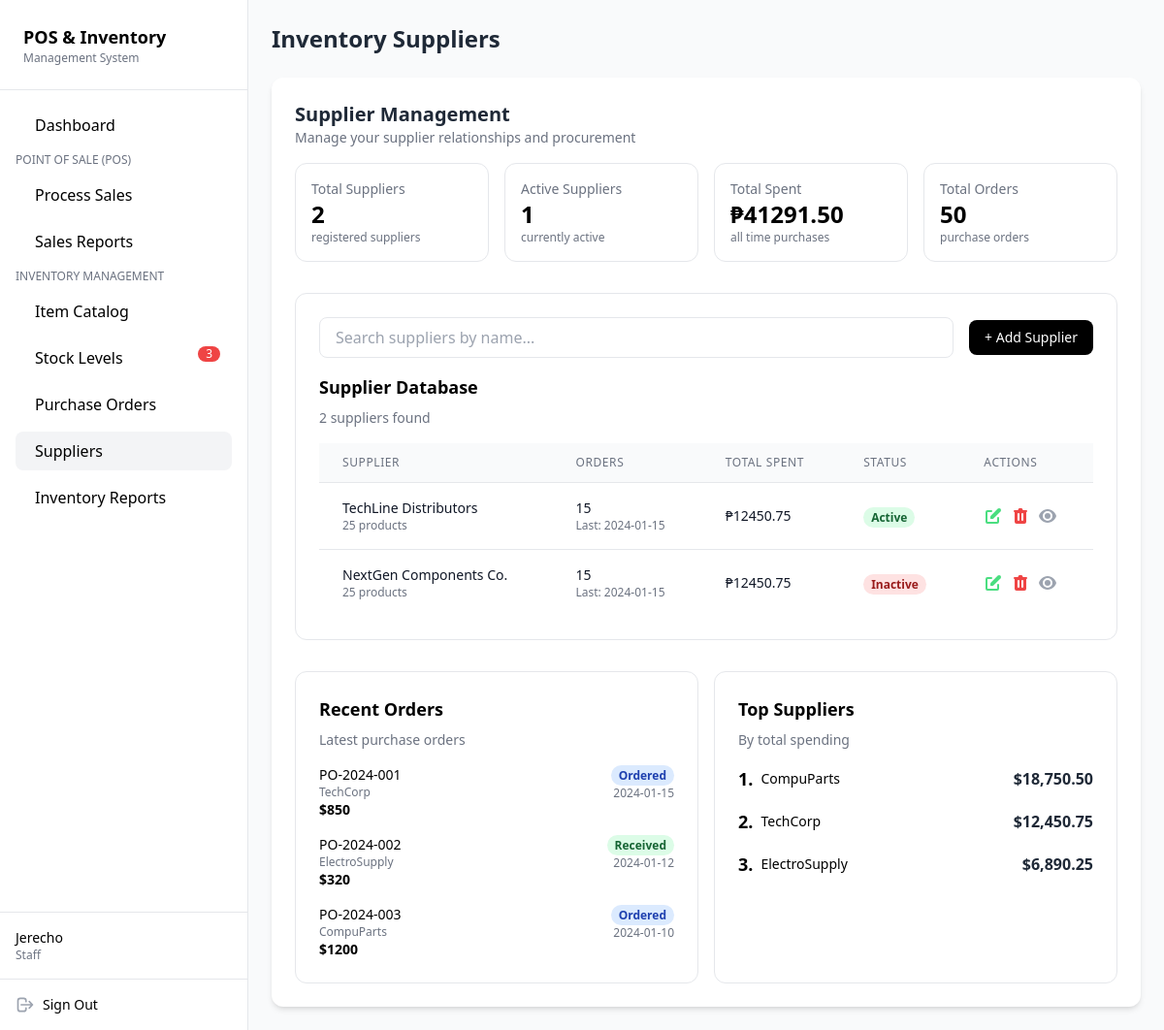
The app's page /suppliers.php (signed in), older data.
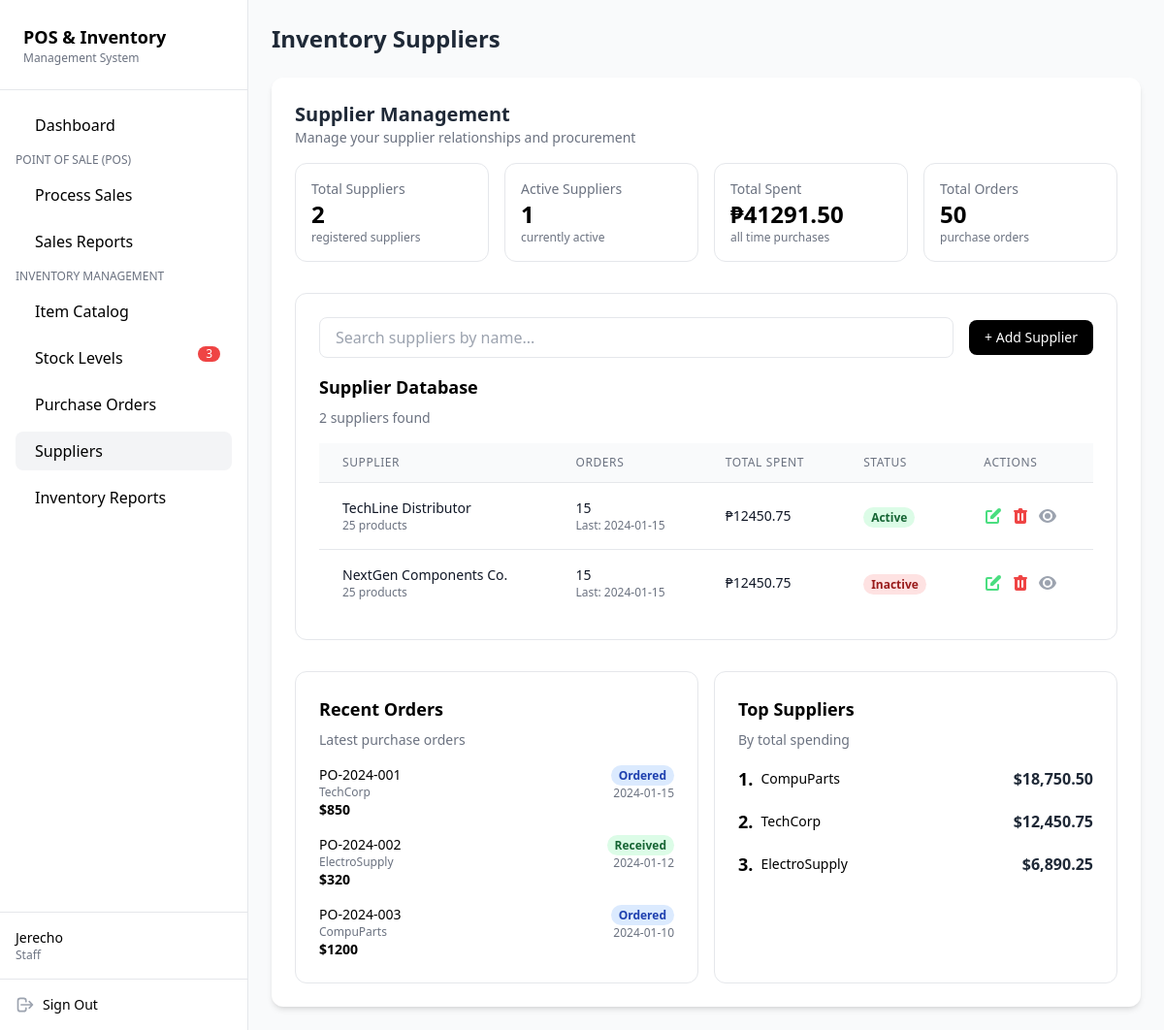
The same page, newer data.
### tables this page shows
CREATE TABLE `suppliers` (
  `supplier_id` int(11) NOT NULL,
  `supplier_name` varchar(100) NOT NULL,
  `contact_number` varchar(20) DEFAULT NULL,
  `email` varchar(100) DEFAULT NULL,
  `status` tinyint(1) DEFAULT 1
);

### database/database.php (called while the page is built, shortened)
<?php
class Database
{
    private $serverName = ("mysql:host=localhost;dbname=computer_store");
    private $userName = ("root");
    private $userPass = ("");
    private $fetchDefault = array(PDO::ATTR_DEFAULT_FETCH_MODE => PDO::FETCH_ASSOC);
    public function conn()
    {
        try {
            $this->conn = new PDO($this->serverName, $this->userName, $this->userPass, $this->fetchDefault);
            return $this->conn;
        } catch (PDOException $e) {
            echo "Error : " . $e->getMessage();
            exit;
        }
    }
    public function select_suppliers()
    {
        $sql = $this->conn()->prepare("SELECT * FROM suppliers");
        $sql->execute();
        $suppliers = $sql->fetchAll();
        return $suppliers;
    }
}
$database = new Database();

### suppliers.php (the view, shortened to what this page needs)
<?php
include "database/database.php";
$database->login_session();
$database->create_supplier();
$database->update_supplier();
$database->delete_supplier();
$suppliers = $database->select_suppliers();
?>
<!DOCTYPE html>
<html lang="en">
<head>
  <script src="https://cdn.tailwindcss.com"></script>
</head>
<body class="bg-gray-50 flex">
  <aside class="sticky top-0 w-64 h-screen bg-white border-r flex flex-col">
    <div class="p-6 border-b">
      <h1 class="text-lg font-bold">POS & Inventory</h1>
      <p class="text-xs text-gray-500">Management System</p>
    </div>
    <nav class="flex-1 p-4 space-y-2">
      <a href="dashboard.php" class="flex items-center px-3 py-2 rounded-lg hover:bg-gray-100">
        <span class="ml-2">Dashboard</span>
      </a>
      <p class="text-xs uppercase text-gray-500 mt-4 mb-2">Point of Sale (POS)</p>
      <a href="process_sales.php" class="flex items-center px-3 py-2 rounded-lg hover:bg-gray-100">
        <span class="ml-2">Process Sales</span>
      </a>
      <a href="sales_report.php" class="flex items-center px-3 py-2 rounded-lg hover:bg-gray-100">
        <span class="ml-2">Sales Reports</span>
      </a>
      <p class="text-xs uppercase text-gray-500 mt-4 mb-2">Inventory Management</p>
      <a href="item_catalog.php" class="flex items-center px-3 py-2 rounded-lg hover:bg-gray-100">
        <span class="ml-2">Item Catalog</span>
      </a>
      <a href="stock_levels.php" class="flex items-center px-3 py-2 rounded-lg hover:bg-gray-100 relative">
        <span class="ml-2">Stock Levels</span>
        <span class="absolute right-3 top-2 text-xs bg-red-500 text-white rounded-full px-2">3</span>
      </a>
      <a href="purchase_orders.php" class="flex items-center px-3 py-2 rounded-lg hover:bg-gray-100">
        <span class="ml-2">Purchase Orders</span>
      </a>
      <a href="suppliers.php" class="flex items-center px-3 py-2 rounded-lg bg-gray-100 font-medium">
        <span class="ml-2">Suppliers</span>
      </a>
      <a href="inventory_reports.php" class="flex items-center px-3 py-2 rounded-lg hover:bg-gray-100">
        <span class="ml-2">Inventory Reports</span>
      </a>
    </nav>
    <div class="p-4 border-t">
      <?php
      $role = ucfirst($_SESSION['user-role']);
      $username = $_SESSION['login-success'];
      echo "
        <p class='text-sm font-medium'>{$username}</p>
        <p class='text-xs text-gray-500'>{$role}</p>
      ";
      ?>
    </div>
    <div class="p-4 border-t flex items-center justify-between">
      <div class="flex items-center space-x-2">
        <svg xmlns="http://www.w3.org/2000/svg" class="h-5 w-5 text-gray-400" fill="none" viewBox="0 0 24 24"
          stroke="currentColor">
          <path stroke-linecap="round" stroke-linejoin="round" stroke-width="2"
            d="M17 16l4-4m0 0l-4-4m4 4H7m6 4v1a3 3 0 01-3 3H6a3 3 0 01-3-3V7a3 3 0 013-3h4a3 3 0 013 3v1" />
        </svg>
        <a href="logout.php" class="text-sm font-medium">Sign Out</a>
      </div>
    </div>
  </aside>
  <main class="flex-1 p-6">
    <header class="mb-6">
      <h2 class="text-2xl font-bold text-gray-800">Inventory Suppliers</h2>
    </header>
    <section class="bg-white rounded-xl shadow-md p-6">
      <div class="flex items-center justify-between mb-4">
        <div>
          <h3 class="text-xl font-bold text-gray-800">Supplier Management</h3>
          <p class="text-sm text-gray-500">Manage your supplier relationships and procurement</p>
        </div>
      </div>
      <div class="grid grid-cols-1 sm:grid-cols-2 lg:grid-cols-4 gap-4 mb-8">
        <div class="bg-white border rounded-xl p-4 flex items-center justify-between">
          <div>
            <p class="text-sm text-gray-500">Total Suppliers</p>
            <h4 class="text-2xl font-bold"><?php echo count($suppliers) ?></h4>
            <p class="text-xs text-gray-500">registered suppliers</p>
          </div>
        </div>
        <div class="bg-white border rounded-xl p-4 flex items-center justify-between">
          <div>
            <?php
            $active_count = 0;
            foreach ($suppliers as $supplier) {
              if ($supplier['status'] == 1) {
                $active_count++;
              }
            }
            ?>
            <p class="text-sm text-gray-500">Active Suppliers</p>
            <h4 class="text-2xl font-bold"><?php echo $active_count; ?></h4>
            <p class="text-xs text-gray-500">currently active</p>
          </div>
        </div>
        <div class="bg-white border rounded-xl p-4 flex items-center justify-between">
          <div>
            <p class="text-sm text-gray-500">Total Spent</p>
            <h4 class="text-2xl font-bold">₱41291.50</h4>
            <p class="text-xs text-gray-500">all time purchases</p>
          </div>
        </div>
        <div class="bg-white border rounded-xl p-4 flex items-center justify-between">
          <div>
            <p class="text-sm text-gray-500">Total Orders</p>
            <h4 class="text-2xl font-bold">50</h4>
            <p class="text-xs text-gray-500">purchase orders</p>
          </div>
        </div>
      </div>
      <div class="grid grid-cols-1 gap-4">
        <div class="bg-white border rounded-xl p-6">
          <div class="flex items-center justify-between mb-4">
            <div class="flex items-center space-x-4 flex-grow">
              <input type="text" id="searchInput" placeholder="Search suppliers by name..."
                class="flex-1 px-4 py-2 border rounded-lg focus:outline-none">
            </div>
            <button id="openAddSupplierModal"
              class="px-4 py-2 text-sm bg-black text-white rounded-lg hover:bg-gray-800 ml-4">
              + Add Supplier
            </button>
          </div>
          <h4 class="text-lg font-semibold mb-2">Supplier Database</h4>
          <p class="text-sm text-gray-500 mb-4"><?= count($suppliers) ?> suppliers found</p>
          <div class="overflow-x-auto">
            <table class="min-w-full divide-y divide-gray-200">
              <thead class="bg-gray-50">
                <tr>
                  <th scope="col"
                    class="px-6 py-3 text-left text-xs font-medium text-gray-500 uppercase tracking-wider">Supplier</th>
                  <th scope="col"
                    class="px-6 py-3 text-left text-xs font-medium text-gray-500 uppercase tracking-wider">Orders</th>
                  <th scope="col"
                    class="px-6 py-3 text-left text-xs font-medium text-gray-500 uppercase tracking-wider">Total Spent
                  </th>
                  <th scope="col"
                    class="px-6 py-3 text-left text-xs font-medium text-gray-500 uppercase tracking-wider">Status</th>
                  <th scope="col"
                    class="px-6 py-3 text-left text-xs font-medium text-gray-500 uppercase tracking-wider">Actions</th>
                </tr>
              </thead>
              <tbody class="bg-white divide-y divide-gray-200">
                <?php foreach ($suppliers as $sp): ?>
                  <tr>
                    <td class="px-6 py-4 whitespace-nowrap">
                      <p class="text-sm font-medium text-gray-900"><?php echo $sp['supplier_name']; ?></p>
                      <p class="text-xs text-gray-500">25 products</p>
                    </td>
                    <td class="px-6 py-4 whitespace-nowrap text-sm text-gray-500">
                      <p class="text-gray-900 font-medium">15</p>
                      <p class="text-xs">Last: 2024-01-15</p>
                    </td>
                    <td class="px-6 py-4 whitespace-nowrap text-sm text-gray-500">
                      <p class="text-gray-900 font-medium">₱12450.75</p>
                    </td>
                    <?php if ($sp['status'] == 1): ?>
                      <td class="px-6 py-4 whitespace-nowrap">
                        <span class="status-label bg-green-100 text-green-800">Active</span>
                      </td>
                    <?php elseif ($sp['status'] == 0): ?>
                      <td class="px-6 py-4 whitespace-nowrap">
                        <span class="status-label bg-red-100 text-red-800">Inactive</span>
                      </td>
                    <?php else: ?>
                      <td class="px-6 py-4 whitespace-nowrap">
                        <span class="status-label bg-red-100 text-red-800">Error</span>
                      </td>
                    <?php endif; ?>
                    <td class="px-6 py-4 whitespace-nowrap text-sm font-medium">
                      <div class="flex space-x-2">
                        <button class="text-green-400 hover:text-green-600 openEditSupplierModal"
                          data-id="<?= $sp['supplier_id'] ?>" data-name="<?= htmlspecialchars($sp['supplier_name']) ?>"
                          data-contact="<?= htmlspecialchars($sp['contact_number']) ?>"
                          data-email="<?= htmlspecialchars($sp['email']) ?>" data-status="<?= $sp['status'] ?>">
                        </button>
                        <button class="text-red-500 hover:text-red-700 openDeleteSupplierModal"
                          data-id="<?= $sp['supplier_id'] ?>" data-name="<?= htmlspecialchars($sp['supplier_name']) ?>">
                        </button>
                        <button class="text-gray-400 hover:text-gray-600 openViewSupplierModal"
                          data-id="<?= $sp['supplier_id'] ?>" data-name="<?= htmlspecialchars($sp['supplier_name']) ?>"
                          data-contact="<?= htmlspecialchars($sp['contact_number']) ?>"
                          data-email="<?= htmlspecialchars($sp['email']) ?>" data-status="<?= $sp['status'] ?>">
                          <svg xmlns="http://www.w3.org/2000/svg" class="h-5 w-5" viewBox="0 0 20 20" fill="currentColor">
                            <path
                              d="M10 3C5 3 1.73 7.11 1.05 10c.68 2.89 3.95 7 8.95 7s8.27-4.11 8.95-7c-.68-2.89-3.95-7-8.95-7zM10 15a5 5 0 110-10 5 5 0 010 10zm0-2a3 3 0 100-6 3 3 0 000 6z" />
                          </svg>
                        </button>
                      </div>
                    </td>
                  </tr>
                <?php endforeach; ?>
              </tbody>
            </table>
          </div>
        </div>
        <div class="grid grid-cols-1 md:grid-cols-2 gap-4 mt-4">
          <div class="bg-white border rounded-xl p-6">
            <h4 class="text-lg font-semibold mb-2">Recent Orders</h4>
            <p class="text-sm text-gray-500 mb-4">Latest purchase orders</p>
            <ul class="space-y-4 text-sm">
              <li class="flex justify-between items-start">
                <div>
                  <p class="font-medium">PO-2024-001</p>
                  <p class="text-xs text-gray-500">TechCorp</p>
                  <p class="font-bold">$850</p>
                </div>
                <div class="text-right">
                  <span class="status-label bg-blue-100 text-blue-800">Ordered</span>
                  <p class="text-xs text-gray-500">2024-01-15</p>
                </div>
              </li>
              <li class="flex justify-between items-start">
                <div>
                  <p class="font-medium">PO-2024-002</p>
                  <p class="text-xs text-gray-500">ElectroSupply</p>
                  <p class="font-bold">$320</p>
                </div>
                <div class="text-right">
                  <span class="status-label bg-green-100 text-green-800">Received</span>
                  <p class="text-xs text-gray-500">2024-01-12</p>
                </div>
              </li>
              <li class="flex justify-between items-start">
                <div>
                  <p class="font-medium">PO-2024-003</p>
                  <p class="text-xs text-gray-500">CompuParts</p>
                  <p class="font-bold">$1200</p>
                </div>
                <div class="text-right">
                  <span class="status-label bg-blue-100 text-blue-800">Ordered</span>
                  <p class="text-xs text-gray-500">2024-01-10</p>
                </div>
              </li>
            </ul>
          </div>
          <div class="bg-white border rounded-xl p-6">
            <h4 class="text-lg font-semibold mb-2">Top Suppliers</h4>
            <p class="text-sm text-gray-500 mb-4">By total spending</p>
            <ul class="space-y-4">
              <li class="flex justify-between items-center">
                <div class="flex items-center space-x-2">
                  <span class="text-lg font-bold">1.</span>
                  <p class="text-sm font-medium">CompuParts</p>
                </div>
                <span class="font-bold text-gray-800">$18,750.50</span>
              </li>
              <li class="flex justify-between items-center">
                <div class="flex items-center space-x-2">
                  <span class="text-lg font-bold">2.</span>
                  <p class="text-sm font-medium">TechCorp</p>
                </div>
                <span class="font-bold text-gray-800">$12,450.75</span>
              </li>
              <li class="flex justify-between items-center">
                <div class="flex items-center space-x-2">
                  <span class="text-lg font-bold">3.</span>
                  <p class="text-sm font-medium">ElectroSupply</p>
                </div>
                <span class="font-bold text-gray-800">$6,890.25</span>
              </li>
            </ul>
          </div>
        </div>
    </section>
  </main>
</body>
</html>

### suppliers.php (style rules this page uses)
.status-label { padding: 2px 8px; font-size: 12px; font-weight: 600; border-radius: 9999px; }

Row changes from the older to the newer data that the page shows:
changed suppliers: supplier_name "TechLine Distributors" → "TechLine Distributor"
